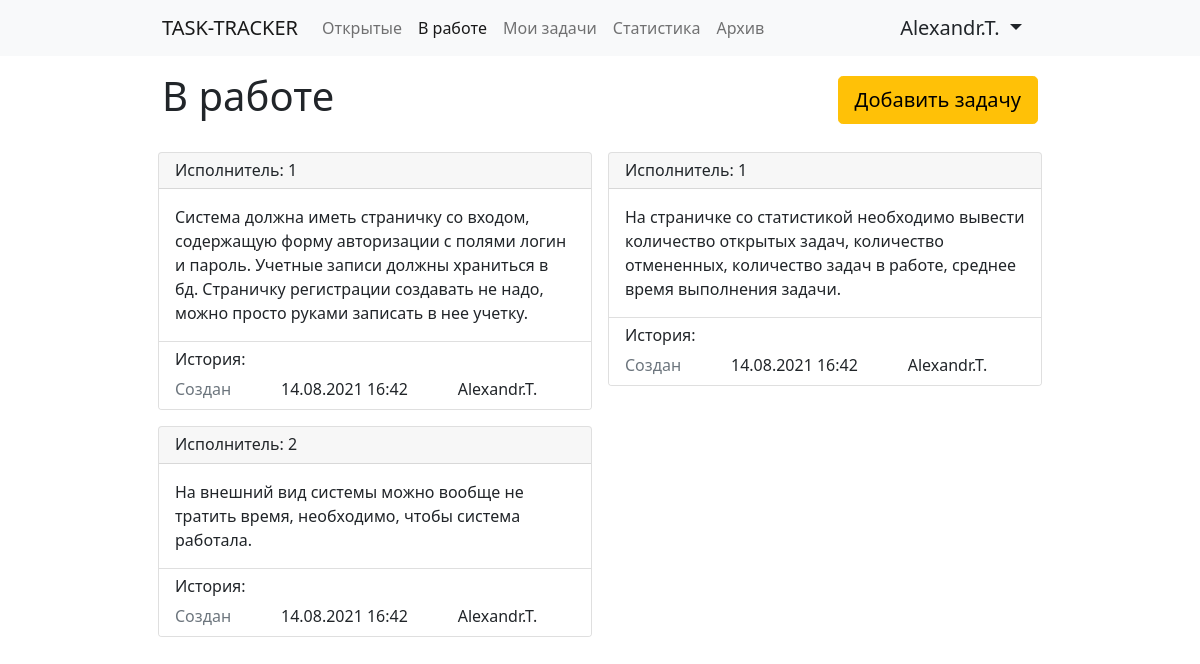
/at_work/ (signed in), run on the app's committed database.
### tables this page shows
CREATE TABLE "user" (
	id INTEGER NOT NULL, 
	login VARCHAR, 
	password VARCHAR, 
	fullname VARCHAR, 
	PRIMARY KEY (id), 
	CONSTRAINT uq_user_login UNIQUE (login)
);

CREATE TABLE ticket (
	id INTEGER NOT NULL, 
	description VARCHAR, 
	created_at DATETIME, 
	user_id INTEGER, 
	current_status INTEGER, 
	status_updated_at DATETIME, 
	PRIMARY KEY (id), 
	FOREIGN KEY(user_id) REFERENCES user (id), 
	FOREIGN KEY(current_status) REFERENCES status (id)
);

### app.py (the view)
@app.route('/at_work/', methods=['GET'])
@check_auth
def at_work(user):
    if request.method == "GET":
        tickets = get_tickets_at_work()
        history = get_at_work_ticket_history()
        lib = get_all_users_and_statuses()
        return render_template(
            "at_work.html",
            user=user,
            tickets=tickets,
            history=history,
            users=lib.get('users'),
            statuses=lib.get('statuses'),
        )

### services/auth.py (called while the page is built)
def check_auth(func):
    @wraps(func)
    def wrapper(*args, **kwargs):
        if not request.cookies.get('authenticated_user'):
            return redirect('/login/')
        else:
            user_info = engine.execute(select(users).where(users.c.id == request.cookies.get('authenticated_user'))).fetchone()
            user = {
                'id': user_info[0],
                'login': user_info[1],
                'fullname': user_info[3],
            }
            return func(*args, user=user, **kwargs)
    return wrapper

### services/lib.py (called while the page is built)
def get_all_users_and_statuses():
    users_query = select(users)
    statuses_query = select(statuses)
    with engine.begin() as connection:
        users_list = connection.execute(users_query).fetchall()
        statuses_list = connection.execute(statuses_query).fetchall()
    users_dict = {}
    statuses_dict = {}
    for (id, login, password, fullname) in users_list:
        users_dict.update(
            {id: fullname}
        )
    for (id, title) in statuses_list:
        statuses_dict.update(
            {id: title}
        )
    return {
        'users': users_dict,
        'statuses': statuses_dict,
    }

### services/tickets.py (called while the page is built)
def get_tickets_at_work():
    query = select(tickets).select_from(
        tickets.join(
            statuses,
            tickets.c.current_status == statuses.c.id
        )
    ).where(
        statuses.c.title == "В работе",
    )
    tickets_list = engine.execute(query).fetchall()
    return parse_tickets(tickets_list)

def get_at_work_ticket_history():
    status_id = select(statuses.c.id).where(
        statuses.c.title == "В работе"
    ).scalar_subquery()
    tickets_history_query = select(tickets_history).select_from(
        tickets.join(tickets_history, tickets.c.id == tickets_history.c.ticket)
    ).where(tickets.c.current_status == status_id)
    tickets_history_list = engine.execute(tickets_history_query).fetchall()
    return parse_tickets_history(tickets_history_list)

def parse_tickets(tickets_list):
    tickets = []
    for t in tickets_list:
        tickets.append(
            {
                'id': t[0],
                'description': t[1],
                'created_at': t[2],
                'user_id': t[3],
                'current_status': t[4],
                'status_updated_at': t[5],
            }
        )
    return tickets

### templates/at_work.html (shortened to what this page needs)
{% extends 'base.html' %}
{% block content %}
    <div class="row mb-3">
        <div class="col-6">
            <h1>В работе</h1>
        </div>
        <div class="col-6 d-flex justify-content-end align-items-center">
            <div class="">
                <a href="/new_task/" class="btn btn-lg btn-warning">
                    Добавить задачу
                </a>
            </div>
        </div>
    </div>
    <div class="row">
        {% for ticket in tickets %}
            <div class="col-md-6 col-lg-6 p-2">
                <div class="card">
                    <div class="card-header">
                        <h6 class="mb-0">Исполнитель: <span> {{ ticket.user_id }}</span>
                        </h6>
                    </div>
                    <div class="card-body">
                        <p class="card-text">{{ ticket.description }}</p>
                    </div>
                    <div class="card-footer bg-white">
                        <h6>История:</h6>
                        <div class="row">
                            <div class="col-3">
                                <div class="text-muted">Создан</div>
                            </div>
                            <div class="col-5">
                                <div class="text">14.08.2021 16:42</div>
                            </div>
                            <div class="col-4">
                                <div class="text">Alexandr.T.</div>
                            </div>
                        </div>
                    </div>
                </div>
            </div>
        {% endfor %}
    </div>
{% endblock %}

### templates/base.html (shortened to what this page needs)
<!doctype html>
<html lang="ru">
<head>
    <link href="https://cdn.jsdelivr.net/npm/bootstrap@5.0.2/dist/css/bootstrap.min.css" rel="stylesheet"
>
</head>
<body>
<nav class="navbar navbar-expand-lg navbar-light bg-light mb-3">
    <div class="container-fluid w-75">
        <a class="navbar-brand text-uppercase" href="/">Task-tracker</a>
        <div class="collapse navbar-collapse" id="navbarSupportedContent">
            <ul class="navbar-nav me-auto mb-2 mb-lg-0">
                <li class="nav-item">
                    <a class="nav-link {% if request.path == "/" %} active {% endif %}" aria-current="page" href="/">
                        Открытые
                    </a>
                </li>
                <li class="nav-item">
                    <a class="nav-link {% if request.path == '/at_work/' %}active{% endif %}" aria-current="page" href="/at_work/">
                        В работе
                    </a>
                </li>
                <li class="nav-item">
                    <a class="nav-link {% if request.path == '/my_tickets/' %}active{% endif %}" aria-current="page" href="/my_tickets/">
                        Мои задачи
                    </a>
                </li>
                <li class="nav-item">
                    <a class="nav-link {% if request.path == '/statistic/' %}active{% endif %}" aria-current="page" href="/statistic/">
                        Статистика
                    </a>
                </li>
                <li class="nav-item">
                    <a class="nav-link {% if request.path == '/archive/' %}active{% endif %}" aria-current="page" href="/archive/">
                        Архив
                    </a>
                </li>
            </ul>
            <div class="d-flex">
                <div class="nav-item dropdown">
                    <div class="nav-link dropdown-toggle text-dark h5 mb-0" href="#" id="navbarDropdown" role="button"
                       data-bs-toggle="dropdown" aria-expanded="false">
                        {{ user.fullname }}
                    </div>
                </div>
            </div>
        </div>
    </div>
</nav>
<div class="container w-75">
    {% block content %} {% endblock %}
</div>
</body>
</html>

### data on the page
user: fullname "Alexandr.T."
ticket: user_id "1", description "Система должна иметь страничку со входом, содержащую форму авторизации с полями логин и пароль. Учетные записи должны храниться в бд. Страничку регистрации создавать не надо, можно просто руками записать в нее учетку."
ticket: user_id "1", description "На страничке со статистикой необходимо вывести количество открытых задач, количество отмененных, количество задач в работе, среднее время выполнения задачи."
ticket: user_id "2", description "На внешний вид системы можно вообще не тратить время, необходимо, чтобы система работала."
